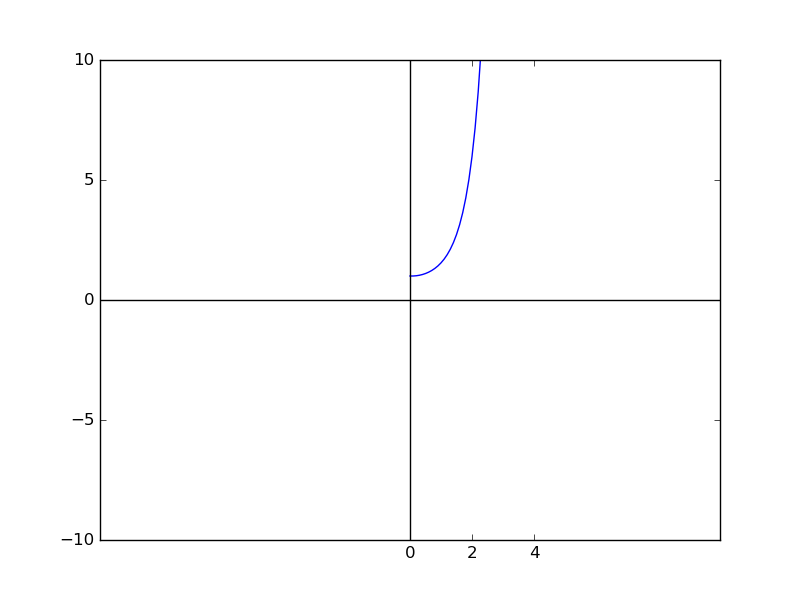

Reproduce this figure in Python.
from math import *
import numpy as np
import matplotlib.pyplot as plt
from random import *

xo=0
yo=1
step=0.1
def  func(x,y):
	return x*y 
y=[yo] #given
x=[xo] #given
f=[xo] #given
cnt=0

for i in range(40):
	y_i=y[cnt]+(func(x[cnt],y[cnt])*step)
	y.append(y_i)
	x.append(x[cnt]+step)
	f.append(func(x[cnt],y[cnt]))
	cnt+=1

print x
print y

	
xval= np.arange(-10., 10.,0.01)
axes = plt.gca()
axes.set_xlim([-10,10])
axes.set_ylim([-10,10])
#print xval*(1.0-xval)
# plt.plot(xval,np.exp(xval)-np.sin(pi*xval), 'b')
plt.plot(x,y,'b')
plt.xticks(np.arange(min(x), max(x)+1, 2))
plt.axhline(0, color='black')
plt.axvline(0,color='black')
plt.savefig("euler.png")